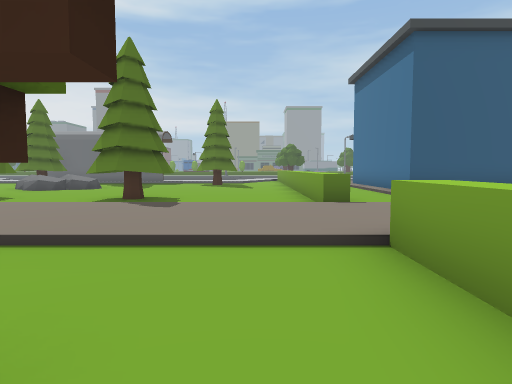
view 1 (above)

23 first-person views from a walk through a 3-D level made in the Unity game engine. The camera is 1.4 m above the floor, tilts 4° down and sees 75° across. The floor is counted in squares, 2 m on a side. Each view is taken from the middle of a square. On the plan, view 1 faces up. The plan holds only what a view shows up to about 10 squares ahead; the rest is blank. The place goes on beyond the plan. The player is left out. Some animated figures are left out.

view 2
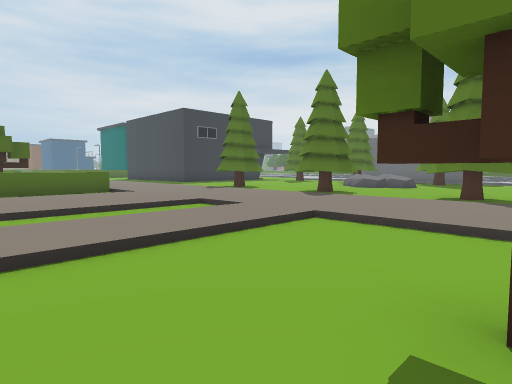

view 3
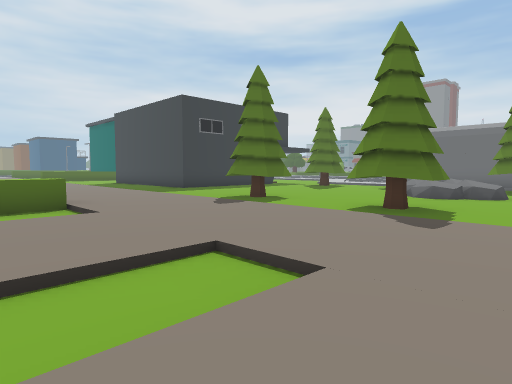

view 4
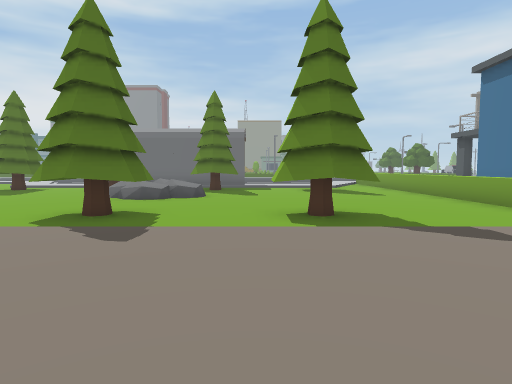

view 5
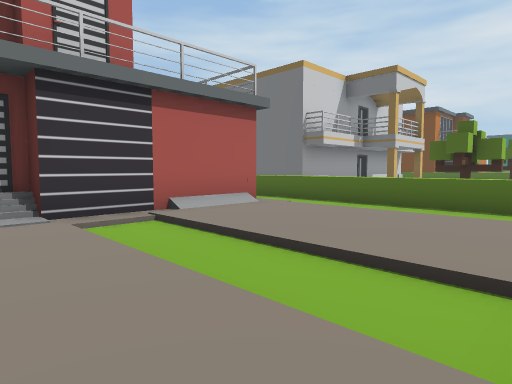

view 6
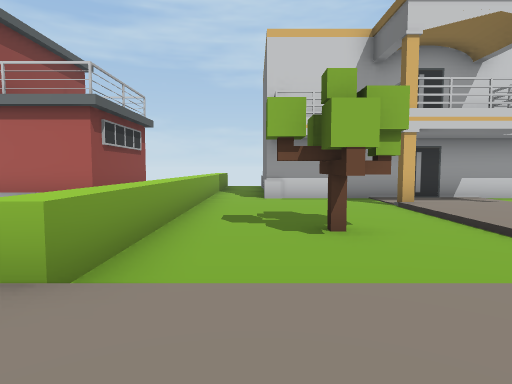

view 7
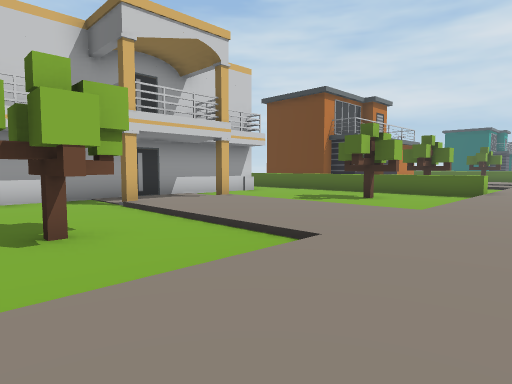

view 8
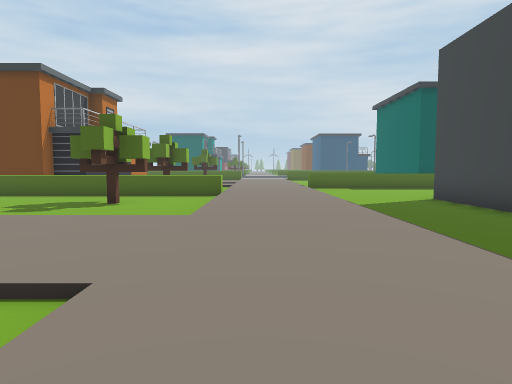

view 9
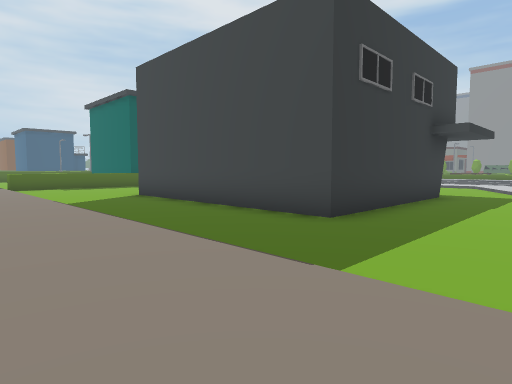

view 10
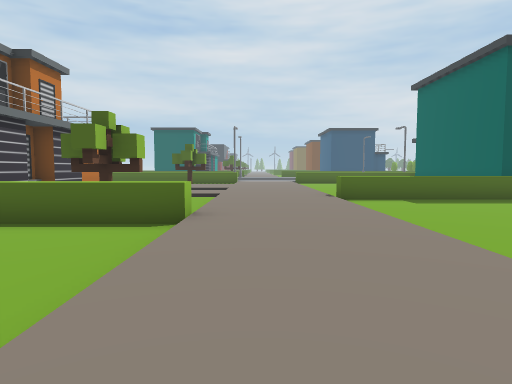

view 11
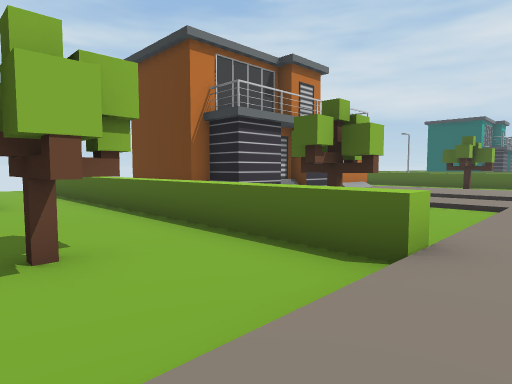

view 12
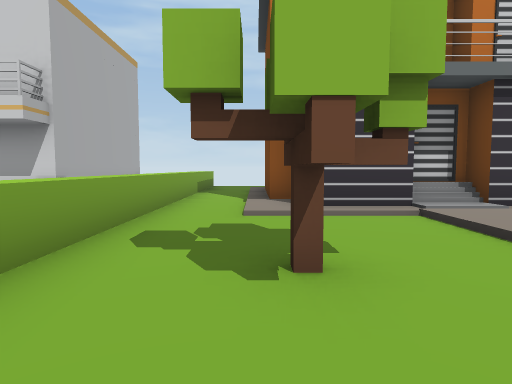

view 13
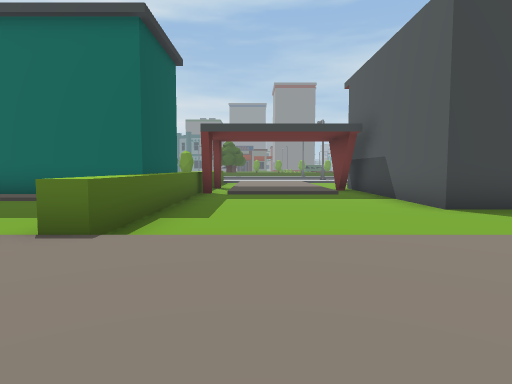

view 14
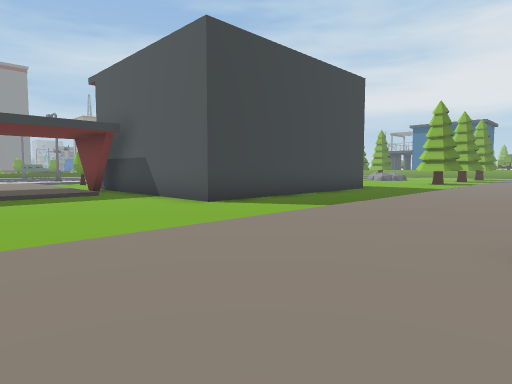

view 15
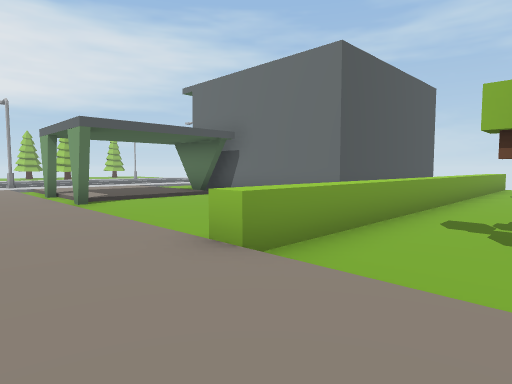

view 16
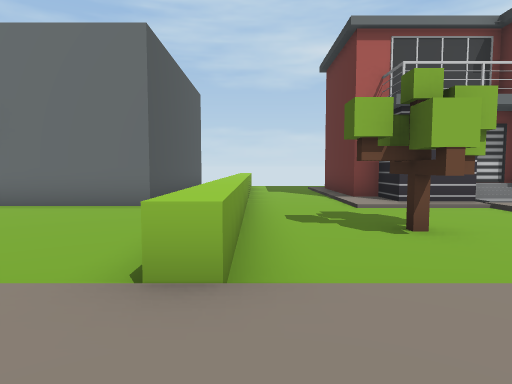

view 17
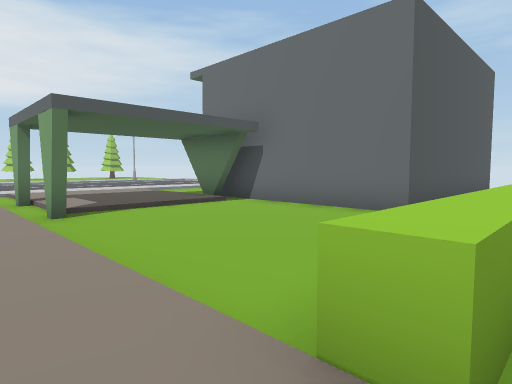

view 18
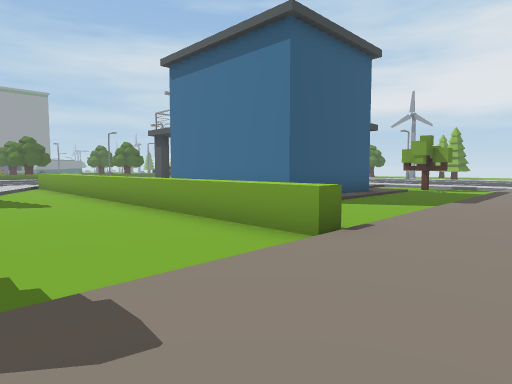

view 19
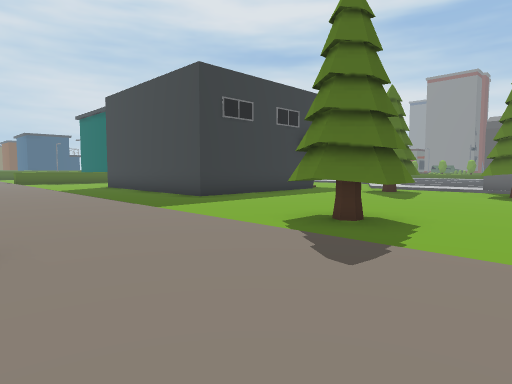

view 20
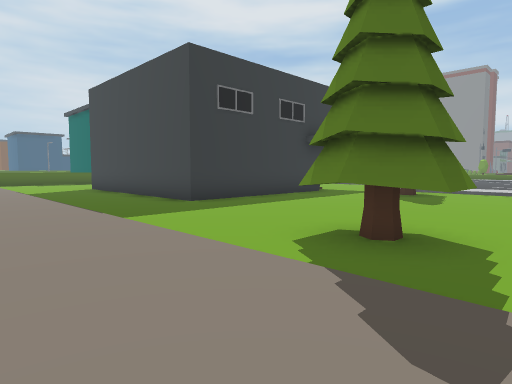

view 21
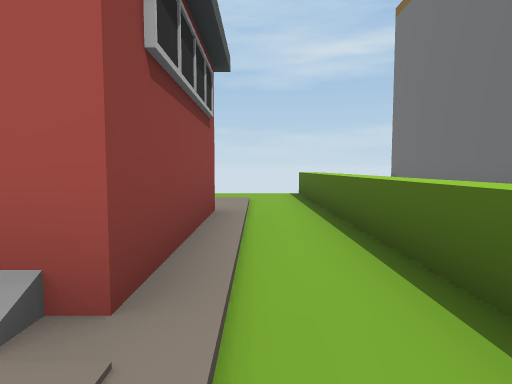

view 22
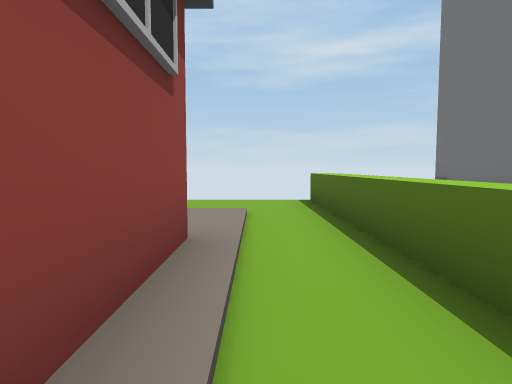

view 23
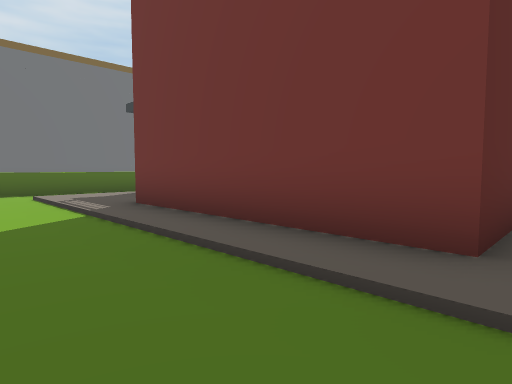

### Floor plan
Key: @ floor where view 1 was taken; # wall or solid block; . main floor; : floor 0.25 m higher than the main floor; / step, stairs or slope; ^ raised ledge; O other object.
Columns run from 29 left of view 1 to 8 right of it. Each row starts with its distance up from view 1.
 13 #^#::/#      #.. .... O     ...^
 12 #^////#      #.......OOO... ...^ #
 11 #^....#      #.......OOO.......^ #
 10  ^....#      #.................^.#
  9  ^....########.... ... ...O....^.####
  8 .^................OO..OO..OO...^......
  7 .^................OO..OO..O....^......
  6 //////////////////////////////////////
  5 ::::::::::::::::::::::::::::::::::::::
  4 ::::::::::::::::::::::::::::::::::::::
  3 :////^/////::///////:::/://///////////
  2 :....^..../::/....^.:::.:/....^.....#:
  1  .OO.^.O../::/.O..^.:::.:/..O.^......:
  0 :..O.^.O../::/.O..^.:::.:/..O@^......:
 -1 :....^..../::/....^.:::.:/....^......:
 -2 :///.^....#//#....^/////:////.^..#####
 -3 ###/.^..  ........^/########/.^  #
 -4   #/.^.#########..^/#      #/.^  #
 -5   #/.^.#       #..^/#      #/.^  #
 -6   #/.^.#       # .^/#      #/ ^  #
 -7    /.^.#       # .^/::######/ ^  #
 -8                #  ^/::::::::/    #
 -9                #  ^..........
-10                   ^..   .....

Positions as (right, up) in squares from view 1, and headings:
1: (0, 0), facing up
2: (-1, -1), facing up-left
3: (-4, 1), facing up-left
4: (-4, 2), facing up
5: (-4, 3), facing down-left
6: (-13, 5), facing down
7: (-13, 5), facing down-left
8: (-14, 4), facing left
9: (-13, 4), facing up-left
10: (-19, 4), facing left
11: (-21, 4), facing down-left
12: (-26, 3), facing down
13: (-26, 3), facing up
14: (-27, 3), facing up-right
15: (-1, 5), facing down-right
16: (1, 5), facing down
17: (1, 4), facing down-right
18: (-2, 4), facing up-right
19: (-8, 3), facing up-left
20: (-9, 4), facing up-left
21: (-10, -1), facing down
22: (-10, -3), facing down
23: (-1, -10), facing up-left
